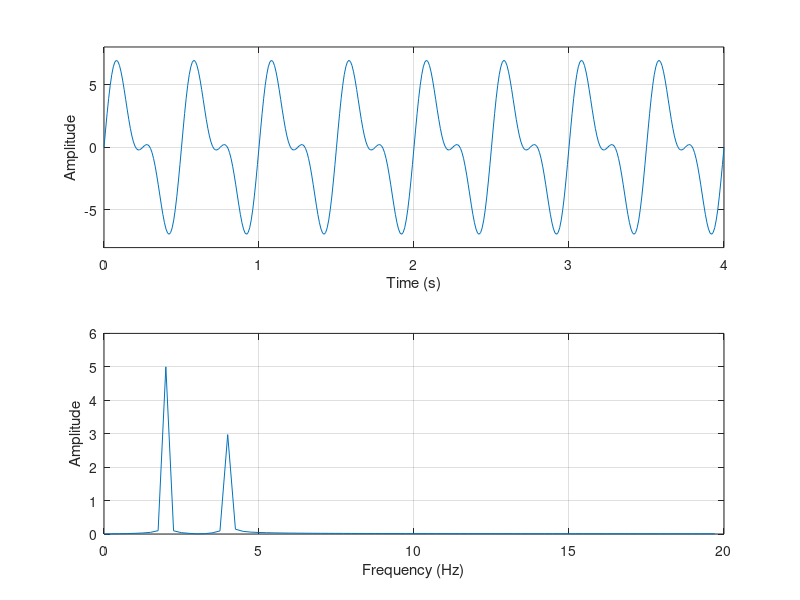
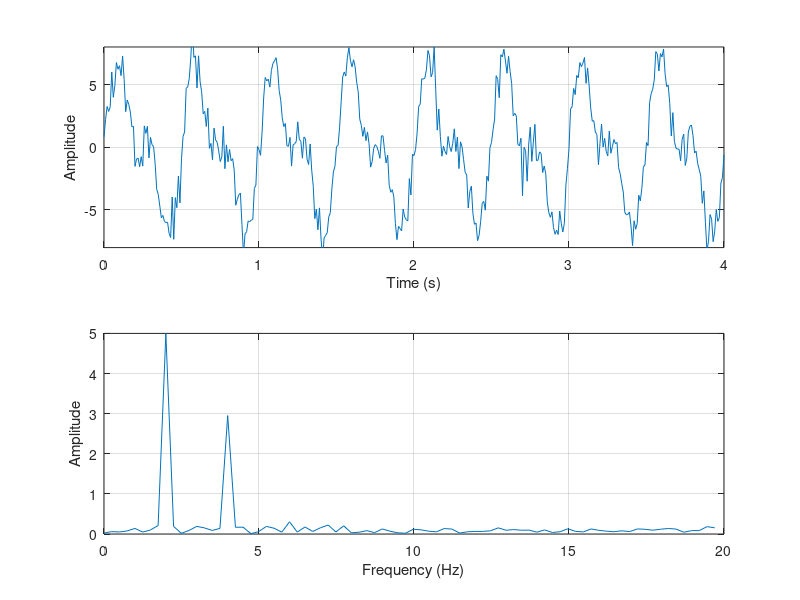
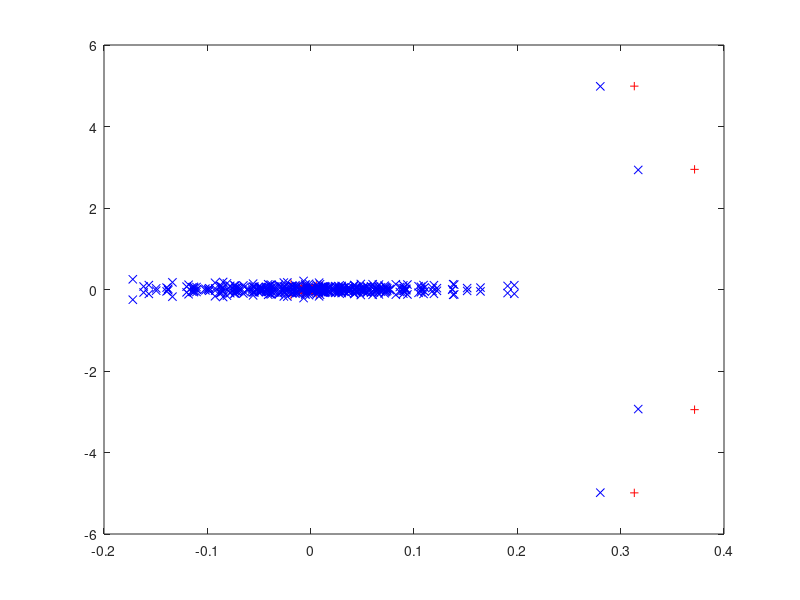
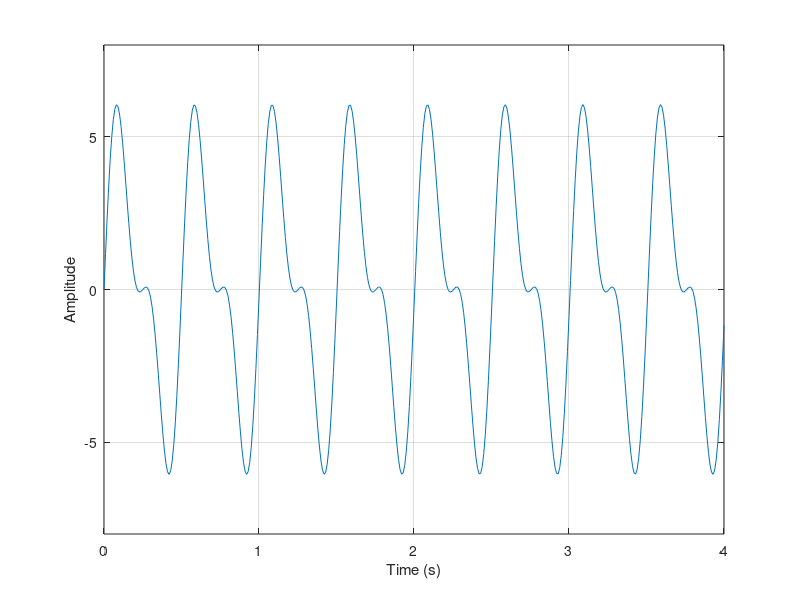

The MATLAB source for these figures, in order:
x = rand(1,10); % suppose 10 samples of a random signal
y = fft(x); % Fourier transform of the signal
iy = ifft(y); % inverse Fourier transform
x2 = real(iy); % chop off tiny imaginary parts
norm(x-x2); % compare original with inverse of transformed

% Sample a signal during 4 seconds, at a sampling rate of 0.01
dt = 1/100; % sampling rate
et = 4; % end of the interval
t = 0:dt:et; % sampling range
y = 3*sin(4*2*pi*t) + 5*sin(2*2*pi*t); % sample the signal

% Amplitude Vs Time plot
subplot(2,1,1); % first of two plots
plot(t,y); grid on % plot with grid
axis([0 et -8 8]); % adjust scaling
xlabel('Time (s)'); % time expressed in seconds
ylabel('Amplitude'); % amplitude as function of time

% Fouraier Transform
Y = fft(y); % compute Fourier transform
n = size(y,2)/2; % 2nd half are complex conjugates
amp_spec = abs(Y)/n; % absolute value and normalize

% Plot Amplitude Spectrum

subplot(2,1,2); % second of two plots
freq = (0:79)/(2*n*dt); % abscissa viewing window
plot(freq,amp_spec(1:80)); grid on % plot amplitude spectrum
xlabel('Frequency (Hz)'); % 1 Herz = number of cycles/second
ylabel('Amplitude'); % amplitude as function of frequency

%Introduce Random noise, sample the signal with noise, and do Fourier
%transform
noise = randn(1,size(y,2)); % random noise
ey = y + noise; % samples with noise
eY = fft(ey); % Fourier transform of noisy signal
n = size(ey,2)/2; % use size for scaling
amp_spec = abs(eY)/n; % compute amplitude spectrum

% Plot of the waveform and amplitude spectrum

figure % plots in new window
subplot(2,1,1); % first of two plots
plot(t,ey); grid on % plot noisy signal with grid
axis([0 et -8 8]); % scale axes for viewing
xlabel('Time (s)'); % time expressed in seconds
ylabel('Amplitude'); % amplitude as function of time
subplot(2,1,2); % second of two plots
freq = (0:79)/(2*n*dt); % abscissa viewing window
plot(freq,amp_spec(1:80)); grid on % plot amplitude spectrum
xlabel('Frequency (Hz)'); % 1 Herz = number of cycles per second
ylabel('Amplitude'); % amplitude as function of frequency

%Visualize the output of the Fourier Transform
figure % new window for plot
plot(Y/n,'r+') % Fourier transform of original
hold on % put more on same plot
plot(eY/n,'bx') % Fourier transform of noisy signal

% Filter out the noise with Inverse Fourier Transform
fY = fix(eY/100)*100; % set numbers < 100 to zero
ifY = ifft(fY); % inverse Fourier transform of fixed data
cy = real(ifY); % remove imaginary parts
% Plot this corrected signal
figure % new window for plot
plot(t,cy); grid on % plot corrected signal
axis([0 et -8 8]); % adjust scale for viewing
xlabel('Time (s)'); % time expressed in seconds
ylabel('Amplitude'); % amplitude as function of time


